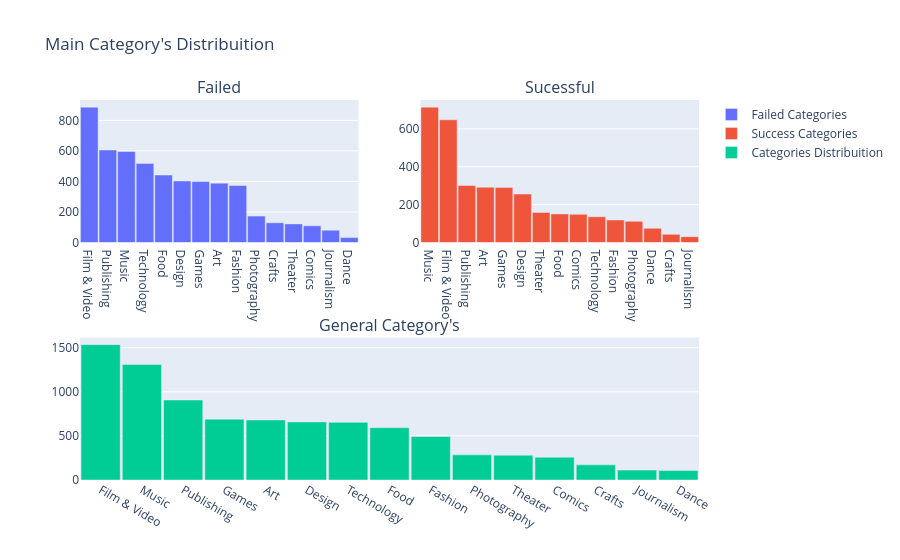

Write notebook code for a chart like this one.
### Code cell
#First plot
trace0 = go.Bar(
    x=main_cats_failed.index,
    y=main_cats_failed.values,
    name="Failed Categories"
)
#Second plot
trace1 = go.Bar(
    x=main_cats_sucess.index,
    y=main_cats_sucess.values,
    name="Success Categories"
)
#Third plot
trace2 = go.Bar(
    x=main_cats.index,
    y=main_cats.values,
    name="Categories Distribuition"
)

#Creating the grid
fig = tls.make_subplots(rows=2, cols=2, specs=[[{}, {}], [{'colspan': 2}, None]],
                          subplot_titles=('Failed','Sucessful', "General Category's"))

#setting the figs
fig.append_trace(trace0, 1, 1)
fig.append_trace(trace1, 1, 2)
fig.append_trace(trace2, 2, 1)

fig['layout'].update(showlegend=True,
                     title="Main Category's Distribuition",
                     bargap=0.05)
iplot(fig)

### Figure 1 — Plotly figure (JSON) as saved in the notebook; plotly's stock layout.template omitted (floating-point values rounded to 4 significant figures)
{"data": [{"name": "Failed Categories", "type": "bar", "x": ["Film & Video", "Publishing", "Music", "Technology", "Food", "Design", "Games", "Art", "Fashion", "Photography", "Crafts", "Theater", "Comics", "Journalism", "Dance"], "xaxis": "x", "y": [887, 606, 596, 518, 442, 403, 399, 389, 374, 173, 129, 122, 109, 81, 32], "yaxis": "y"}, {"name": "Success Categories", "type": "bar", "x": ["Music", "Film & Video", "Publishing", "Art", "Games", "Design", "Theater", "Food", "Comics", "Technology", "Fashion", "Photography", "Dance", "Crafts", "Journalism"], "xaxis": "x2", "y": [715, 648, 301, 292, 291, 256, 159, 151, 149, 136, 119, 112, 75, 43, 31], "yaxis": "y2"}, {"name": "Categories Distribuition", "type": "bar", "x": ["Film & Video", "Music", "Publishing", "Games", "Art", "Design", "Technology", "Food", "Fashion", "Photography", "Theater", "Comics", "Crafts", "Journalism", "Dance"], "xaxis": "x3", "y": [1535, 1311, 907, 690, 681, 659, 654, 593, 493, 285, 281, 258, 172, 112, 107], "yaxis": "y3"}], "layout": {"annotations": [{"font": {"size": 16}, "showarrow": false, "text": "Failed", "x": 0.225, "xanchor": "center", "xref": "paper", "y": 1, "yanchor": "bottom", "yref": "paper"}, {"font": {"size": 16}, "showarrow": false, "text": "Sucessful", "x": 0.775, "xanchor": "center", "xref": "paper", "y": 1, "yanchor": "bottom", "yref": "paper"}, {"font": {"size": 16}, "showarrow": false, "text": "General Category's", "x": 0.5, "xanchor": "center", "xref": "paper", "y": 0.375, "yanchor": "bottom", "yref": "paper"}], "bargap": 0.05, "showlegend": true, "title": {"text": "Main Category's Distribuition"}, "xaxis": {"anchor": "y", "domain": [0, 0.45]}, "xaxis2": {"anchor": "y2", "domain": [0.55, 1]}, "xaxis3": {"anchor": "y3", "domain": [0, 1]}, "yaxis": {"anchor": "x", "domain": [0.625, 1]}, "yaxis2": {"anchor": "x2", "domain": [0.625, 1]}, "yaxis3": {"anchor": "x3", "domain": [0, 0.375]}}}
